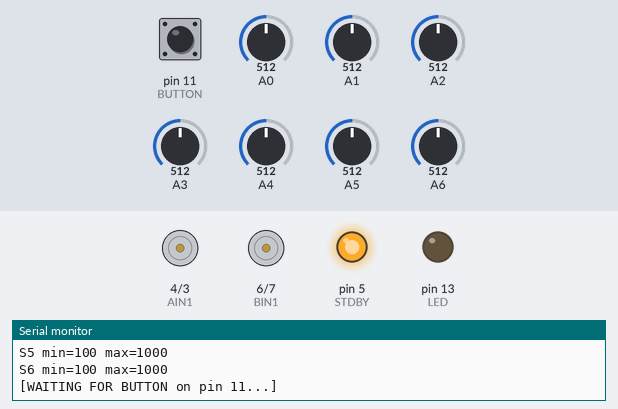
Bench run of a sketch on a simulated Arduino Nano, built with avr-gcc and run on an emulated ATmega328P. On the bench: motor-driver pin pairs drawn as motors (green arrow = first pin HIGH = forward, orange = second pin HIGH = backward, longer = more drive, scaled by the enable pin), output pins drawn as LEDs (lit = HIGH), the last lines printed to the serial monitor. The test bench sets the inputs (shaded band); at power-on: pin 11 (BUTTON) HIGH, A0 = 512, A2 = 512, A3 = 512, A4 = 512, A1 = 512, A5 = 512, A6 = 512.

Above: at 6.4 s.
6.5 s: pin 11 (BUTTON) pulled LOW for 0.15 s
At 7.1 s:
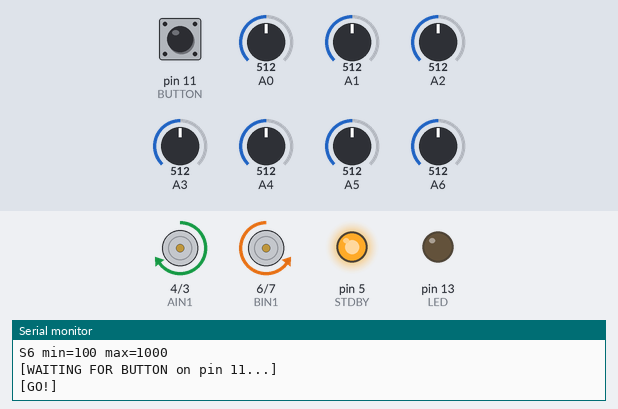
8.1 s: A0 set to 596
9.6 s: A0 set to 622
At 10.0 s:
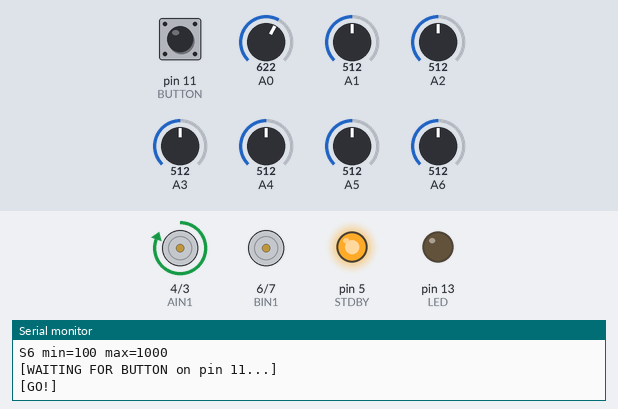
11.1 s: A2 set to 716
12.6 s: A3 set to 716
14.1 s: A4 set to 603
15.6 s: A4 set to 625
At 15.9 s:
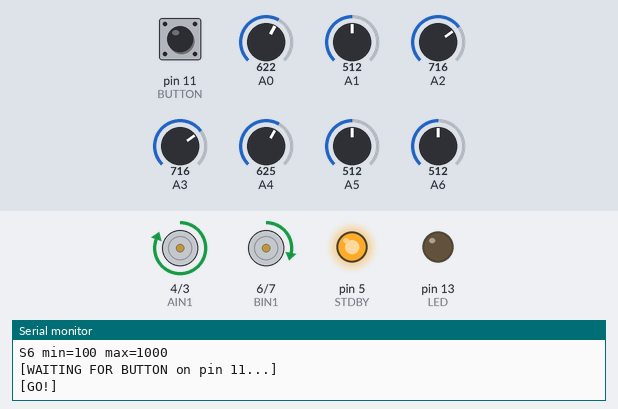
Timing chart, 0 to 18.1 s (numbered marks = the images above; inputs shaded):
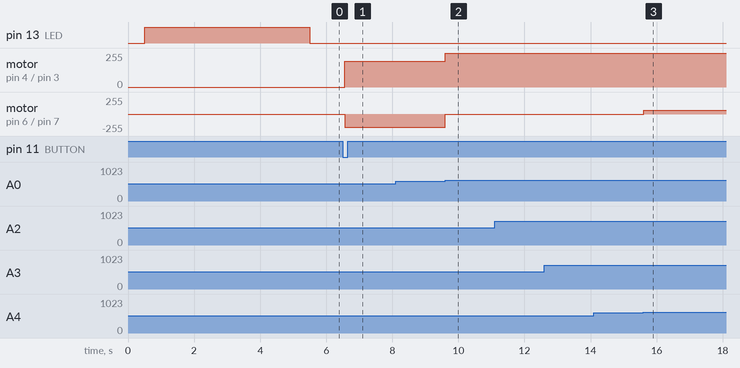

Measured:
- the behaviour switches between 614 and 615 on A0 (found by bisection; images 1 and 2)
- the behaviour switches between 614 and 615 on A4 (found by bisection; images 2 and 3)
- after the input at 6.5 s, motor on pin 4 (AIN1) / pin 3 (AIN2): stopped → forward 195/255 after 0.05 s; motor on pin 6 (BIN1) / pin 7 (BIN2): stopped → backward 195/255 after 0.05 s
- after the input at 8.1 s, every drawn part: stays the same
- after the input at 9.6 s, motor on pin 4 (AIN1) / pin 3 (AIN2): forward 195/255 → forward 255/255 at once; motor on pin 6 (BIN1) / pin 7 (BIN2): backward 195/255 → stopped at once
- after the input at 14.1 s, every drawn part: stays the same
- after the input at 15.6 s, motor on pin 6 (BIN1) / pin 7 (BIN2): stopped → forward 55/255 at once

The sketch:

Line-Follower-Robot.ino
```cpp
#include <QTRSensors.h>
#define PWM1  9
#define AIN1  4
#define AIN2  3
#define PWM2  10
#define BIN1  6
#define BIN2  7
#define STDBY 5
#define BUTTON 11

QTRSensors qtr;
const uint8_t SensorCount = 7;
uint16_t sensorValues[SensorCount];

float Kp = 0.19;//,o.388;//0.32,2.8
float Ki = 0.0;//0.9
float Kd = 0.35;//0.99,0.89,96,35

int   baseSpeed    = 195;//150
int   threshold    = 600;
int   previousError = 0;
long  I = 0;
unsigned long lastTime = 0;   // ← added for dt

void motorLeft(int spd) {
  if (spd >= 0) { digitalWrite(AIN1, 1); digitalWrite(AIN2, 0); }
  else          { digitalWrite(AIN1, 0); digitalWrite(AIN2, 1); spd = -spd; }
  analogWrite(PWM1, constrain(spd, 0, 255));
}

void motorRight(int spd) {
  if (spd >= 0) { digitalWrite(BIN1, 1); digitalWrite(BIN2, 0); }
  else          { digitalWrite(BIN1, 0); digitalWrite(BIN2, 1); spd = -spd; }
  analogWrite(PWM2, constrain(spd, 0, 255));
}

void stopMotors() {
  motorLeft(0);
  motorRight(0);
}

void setup() {
  Serial.begin(9600);

  pinMode(AIN1,  OUTPUT); pinMode(AIN2,  OUTPUT); pinMode(PWM1, OUTPUT);
  pinMode(BIN1,  OUTPUT); pinMode(BIN2,  OUTPUT); pinMode(PWM2, OUTPUT);
  pinMode(STDBY, OUTPUT);
  pinMode(BUTTON, INPUT_PULLUP);
  pinMode(13, OUTPUT);              // ← LED pin

  digitalWrite(STDBY, HIGH);

  qtr.setTypeAnalog();
  qtr.setSensorPins((const uint8_t[]){A0, A1, A2, A3, A4, A5, A6}, SensorCount);
  qtr.setEmitterPin(2);

  delay(500);
  Serial.println("[CALIBRATING — 4 sec]");
  digitalWrite(13, HIGH);           // ← LED ON when calibration starts

  unsigned long calStart = millis();
  while (millis() - calStart < 5000) {
    qtr.calibrate();
  }

  stopMotors();
  digitalWrite(13, LOW);            // ← LED OFF when calibration done
  Serial.println("[CALIBRATION DONE]");

  for (int i = 0; i < SensorCount; i++) {
    Serial.print("S"); Serial.print(i);
    Serial.print(" min="); Serial.print(qtr.calibrationOn.minimum[i]);
    Serial.print(" max="); Serial.println(qtr.calibrationOn.maximum[i]);
  }

  Serial.println("[WAITING FOR BUTTON on pin 11...]");
  while (digitalRead(BUTTON) == HIGH) { /* wait */ }
  delay(50);

  Serial.println("[GO!]");
  lastTime = micros();
}

void loop() {
  // ── dt ─────────────────────────────────────────────────────────────────────
  unsigned long now = micros();
  float dt = (now - lastTime) / 1000000.0f;   // convert µs → seconds
  if (dt <= 0) dt = 0.001f;                   // guard against zero / rollover
  lastTime = now;

  // ── Sensors ────────────────────────────────────────────────────────────────
  qtr.readCalibrated(sensorValues);

  long weightedSum = 0;
  long activeCount = 0;
  for (int i = 0; i < 7; i++) {
    if (sensorValues[i] > threshold) {
      weightedSum += (long)i * 1000 * sensorValues[i];
      activeCount += sensorValues[i];
    }
  }

 if (activeCount == 0) {
    if (previousError > 0) {
        motorLeft(-baseSpeed); motorRight( baseSpeed); // ← swapped
    } else {
        motorLeft( baseSpeed); motorRight(-baseSpeed); // ← swapped
    }
    return;
}

  // ── PID with dt ────────────────────────────────────────────────────────────
  int position = weightedSum / activeCount;
  int error    = position - 3000;

  I = constrain(I + (long)(error * dt * 1000), -3000, 3000);  // ← scaled by dt
  float D = (error - previousError) ;                      // ← scaled by dt

  float PIDvalue = (Kp * error)  + (Kd * D);
  previousError = error;

  motorLeft (constrain(baseSpeed - PIDvalue, 0, 255));
  motorRight(constrain(baseSpeed + PIDvalue, 0, 255));

 // Serial.print("dt:"); Serial.print(dt * 1000, 2); Serial.print("ms  ");
  //Serial.print("POS:"); Serial.print(position);
  //Serial.print("  ERR:"); Serial.println(error);
}
```
